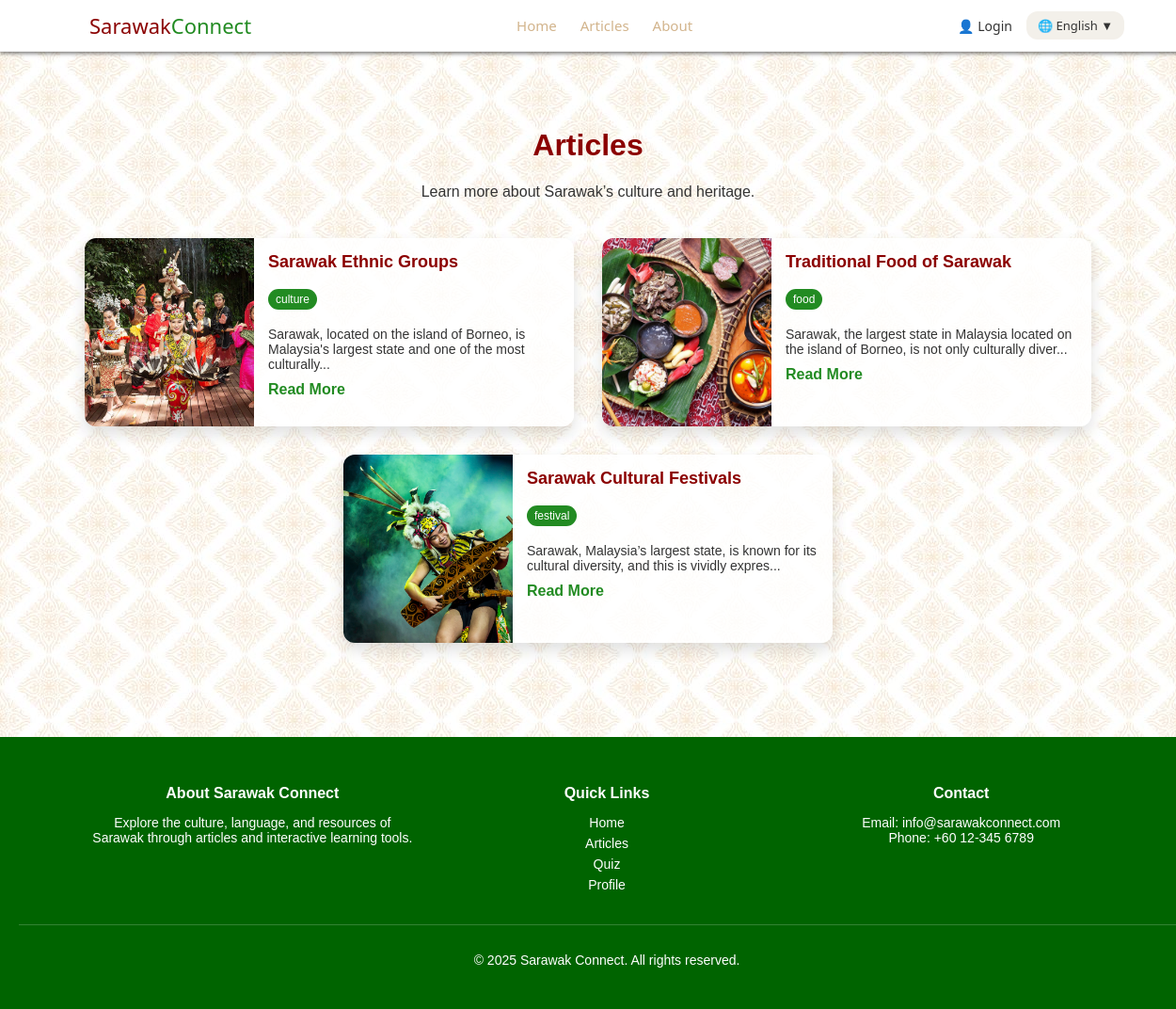
The app's page /articles.php with its own data.
### tables this page shows
CREATE TABLE `articles` (
  `id` int(11) NOT NULL,
  `image` varchar(255) DEFAULT NULL,
  `tag` varchar(50) DEFAULT NULL,
  `title_en` varchar(255) DEFAULT NULL,
  `title_my` varchar(255) DEFAULT NULL,
  `title_zh` varchar(255) DEFAULT NULL,
  `content_en` text DEFAULT NULL,
  `content_my` text DEFAULT NULL,
  `content_zh` text DEFAULT NULL
);

### articles.php (the view, shortened to what this page needs)
<?php
include('includes/db_connect.php');
include('includes/header.php');
$lang = $_SESSION['lang'] ?? 'english';
$title_field = 'title_en';
$content_field = 'content_en';
$text = [
    'english' => ['title' => 'Articles', 'subtitle' => "Learn more about Sarawak’s culture and heritage.", 'read' => 'Read More'],
    'malay'   => ['title' => 'Artikel', 'subtitle' => "Ketahui lebih lanjut tentang budaya dan warisan Sarawak.", 'read' => 'Baca Lagi'],
    'mandarin'=> ['title' => '文章', 'subtitle' => "深入了解砂拉越的文化与遗产。", 'read' => '阅读更多']
];
$t = $text[$lang];
$query = "SELECT id, image, tag, $title_field AS title, $content_field AS content FROM articles";
$result = $conn->query($query);
?>
<div class="articles-page">
  <div class="articles-header">
    <h1><?php echo $t['title']; ?></h1>
    <p><?php echo $t['subtitle']; ?></p>
  </div>
  <div class="articles-list">
    <?php $delay = 0; ?>
    <?php while ($row = $result->fetch_assoc()): ?>
      <div class="article-card" style="animation-delay: <?php echo $delay; ?>s;">
        <img src="images/<?php echo htmlspecialchars($row['image']); ?>" alt="<?php echo htmlspecialchars($row['title']); ?>">
        <div class="article-content">
          <h3>
            <?php echo htmlspecialchars($row['title']); ?>
          </h3>
          <span class="article-tag"><?php echo htmlspecialchars($row['tag']); ?></span>
          <p><?php echo htmlspecialchars(substr($row['content'], 0, 100)) . '...'; ?></p>
          <a href="article.php?id=<?php echo $row['id']; ?>"><?php echo $t['read']; ?></a>
        </div>
      </div>
      <?php $delay += 0.1; ?>
    <?php endwhile; ?>
  </div>
</div>
<?php include('includes/footer.php'); ?>

### css/style.css (style rules this page uses)
body { font-family: Arial, sans-serif; background-color: #f5f5dc; background-image: url('../images/bg.jpg'); background-repeat: repeat; background-size: auto; margin: 0; padding: 0; min-height: 100vh; display: flex; flex-direction: column; }
body, html { height: 100%; margin: 0; padding: 0; font-family: sans-serif; display: flex; flex-direction: column; min-height: 100vh; }
.articles-page { padding: 60px 20px; max-width: 1100px; margin: auto; color: #222; }
.articles-header { text-align: center; margin-bottom: 40px; }
.articles-header h1 { font-size: 32px; color: #8B0000; }
.articles-header p { font-size: 16px; color: #333; }
.article-card { display: flex; flex-direction: row; background-color: rgba(255, 255, 255, 0.85); border-radius: 12px; overflow: hidden; box-shadow: 0 8px 16px rgba(0, 0, 0, 0.12); max-width: 520px; width: 100%; min-height: 200px; opacity: 0; transform: translateY(20px); animation: fadeInUp 0.6s ease forwards; }
.article-card img { width: 180px; height: 100%; object-fit: cover; }
.article-content { padding: 15px; flex: 1; }
.article-content h3 { margin-top: 0; font-size: 18px; color: #8B0000; display: flex; align-items: center; gap: 8px; }
.article-content p { font-size: 14px; margin: 10px 0; color: #333; }
.article-content a { color: forestgreen; font-weight: bold; text-decoration: none; }
.article-tag { display: inline-block; background-color: #228B22; color: white; font-size: 12px; padding: 4px 8px; border-radius: 20px; margin-bottom: 8px; }
.articles-list { display: flex; flex-wrap: wrap; gap: 20px; justify-content: center; }
.articles-list { margin-top: 10px; margin-bottom: 40px; display: flex; flex-wrap: wrap; justify-content: center; gap: 30px; width: 100%; max-width: 1100px; }

### records on screen
articles: image (picture), title_en "Sarawak Ethnic Groups", tag "culture", content_en "Sarawak, located on the island of Borneo, is Malaysia's largest state and one of the most culturally"
articles: image (picture), title_en "Traditional Food of Sarawak", tag "food", content_en "Sarawak, the largest state in Malaysia located on the island of Borneo, is not only culturally diver"
articles: image (picture), title_en "Sarawak Cultural Festivals", tag "festival", content_en "Sarawak, Malaysia’s largest state, is known for its cultural diversity, and this is vividly expres"

### other values on screen
$nav['home'] "Home"
$nav['articles'] "Articles"
$nav['about'] "About"
$lang "English"
$t['title'] "Articles"
$t['subtitle'] "Learn more about Sarawak’s culture and heritage."
$footer['about'] "About Sarawak Connect"
$footer['desc'] "Explore the culture, language, and resources of Sarawak through articles and interactive learning tools."
$footer['quick'] "Quick Links"
$nav['profile'] "Profile"
$footer['contact'] "Contact"
$footer['rights'] "All rights reserved."
